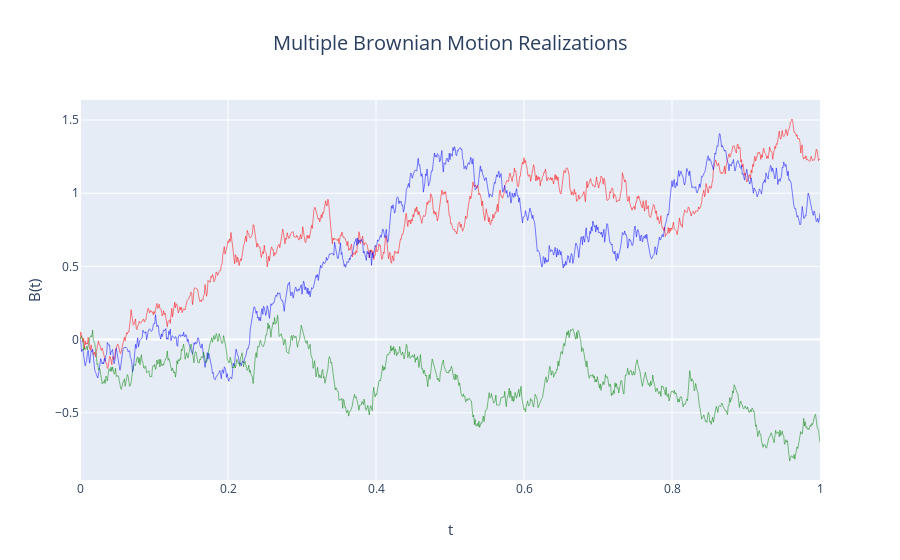

Notebook code for this chart:
### Markdown cell above
# Using plotly for similar figures

## Matplotlib figures look a bit old-fashioned. I've been trying to get on top of the plotly module, which gives nicer looking plots. 

## To use the module, you'll need to install it using 

> conda install plotly

## at the Anaconda prompt.

## To use it in jupyterlab you'll need to use: 

> conda install -c conda-forge jupyterlab-plotly-extension

### Code cell
import plotly.graph_objects as go

# Create random data with numpy
import numpy as np
np.random.seed(1)

# Create traces
fig = go.Figure()
fig.add_trace(go.Scatter(x=T, y=B1,
                    line=dict(color='red', width=.5),
                    mode='lines',
                    name='realization 1'))
fig.add_trace(go.Scatter(x=T, y=B2,
                    line=dict(color='blue', width=.5),
                    mode='lines',
                    name='realization 2'))
fig.add_trace(go.Scatter(x=T, y=B3,
                    line=dict(color='green', width=.5),
                    mode='lines', 
                    name='realization 3'))

#fig.update_layout(title_text="A Bar Chart",
#                  title_font_size=20)
fig.update_layout(title=dict(text="Multiple Brownian Motion Realizations",x=.5,font_size=20))
fig.update_layout(xaxis=dict(title="t",title_font_size=15))
fig.update_layout(yaxis=dict(title="B(t)",title_font_size=15))
fig.update_layout(showlegend=False)
fig.show()

### Figure 1 — Plotly figure (JSON) as saved in the notebook; plotly's stock layout.template omitted (floating-point values rounded to 4 significant figures; data arrays with more than 128 entries replaced by an {"elided": "..."} marker saying what was removed)
{"data": [{"line": {"color": "red", "width": 0.5}, "mode": "lines", "name": "realization 1", "type": "scatter", "x": {"elided": "1001 float values"}, "y": {"elided": "1001 float values"}}, {"line": {"color": "blue", "width": 0.5}, "mode": "lines", "name": "realization 2", "type": "scatter", "x": {"elided": "1001 float values"}, "y": {"elided": "1001 float values"}}, {"line": {"color": "green", "width": 0.5}, "mode": "lines", "name": "realization 3", "type": "scatter", "x": {"elided": "1001 float values"}, "y": {"elided": "1001 float values"}}], "layout": {"autosize": true, "showlegend": false, "title": {"font": {"size": 20}, "text": "Multiple Brownian Motion Realizations", "x": 0.5}, "xaxis": {"autorange": true, "range": [0, 1], "title": {"font": {"size": 15}, "text": "t"}, "type": "linear"}, "yaxis": {"autorange": true, "range": [-0.959, 1.637], "title": {"font": {"size": 15}, "text": "B(t)"}, "type": "linear"}}}
